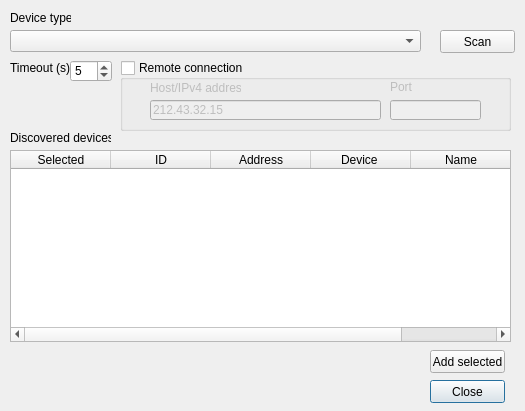
<?xml version="1.0" encoding="UTF-8"?>
<ui version="4.0">
 <class>CDiscoverDevices</class>
 <widget class="QDialog" name="CDiscoverDevices">
  <property name="windowModality">
   <enum>Qt::ApplicationModal</enum>
  </property>
  <property name="geometry">
   <rect>
    <x>0</x>
    <y>0</y>
    <width>525</width>
    <height>411</height>
   </rect>
  </property>
  <property name="windowTitle">
   <string>Smart RC -Discover devices</string>
  </property>
  <widget class="QComboBox" name="cmbDeviceType">
   <property name="geometry">
    <rect>
     <x>10</x>
     <y>30</y>
     <width>411</width>
     <height>22</height>
    </rect>
   </property>
  </widget>
  <widget class="QSpinBox" name="spnTimeOut">
   <property name="geometry">
    <rect>
     <x>70</x>
     <y>60</y>
     <width>42</width>
     <height>22</height>
    </rect>
   </property>
   <property name="frame">
    <bool>true</bool>
   </property>
   <property name="maximum">
    <number>60</number>
   </property>
   <property name="value">
    <number>5</number>
   </property>
  </widget>
  <widget class="QPushButton" name="pushButton_3">
   <property name="geometry">
    <rect>
     <x>430</x>
     <y>380</y>
     <width>75</width>
     <height>23</height>
    </rect>
   </property>
   <property name="text">
    <string>Close</string>
   </property>
  </widget>
  <widget class="QGroupBox" name="grpRemote">
   <property name="geometry">
    <rect>
     <x>120</x>
     <y>60</y>
     <width>391</width>
     <height>71</height>
    </rect>
   </property>
   <property name="title">
    <string>Remote connection</string>
   </property>
   <property name="checkable">
    <bool>true</bool>
   </property>
   <property name="checked">
    <bool>false</bool>
   </property>
   <widget class="QLineEdit" name="txtAddress">
    <property name="geometry">
     <rect>
      <x>30</x>
      <y>40</y>
      <width>231</width>
      <height>20</height>
     </rect>
    </property>
    <property name="text">
     <string>212.43.32.15</string>
    </property>
   </widget>
   <widget class="QLineEdit" name="txtPort">
    <property name="geometry">
     <rect>
      <x>270</x>
      <y>40</y>
      <width>91</width>
      <height>20</height>
     </rect>
    </property>
   </widget>
   <widget class="QLabel" name="label_3">
    <property name="geometry">
     <rect>
      <x>30</x>
      <y>20</y>
      <width>91</width>
      <height>16</height>
     </rect>
    </property>
    <property name="text">
     <string>&lt;html&gt;&lt;head/&gt;&lt;body&gt;&lt;p&gt;Host/IPv4 address&lt;/p&gt;&lt;/body&gt;&lt;/html&gt;</string>
    </property>
   </widget>
   <widget class="QLabel" name="label_4">
    <property name="geometry">
     <rect>
      <x>270</x>
      <y>20</y>
      <width>47</width>
      <height>13</height>
     </rect>
    </property>
    <property name="text">
     <string>Port</string>
    </property>
   </widget>
  </widget>
  <widget class="QPushButton" name="pushButton">
   <property name="geometry">
    <rect>
     <x>440</x>
     <y>30</y>
     <width>75</width>
     <height>23</height>
    </rect>
   </property>
   <property name="text">
    <string>Scan</string>
   </property>
  </widget>
  <widget class="QLabel" name="label_2">
   <property name="geometry">
    <rect>
     <x>10</x>
     <y>60</y>
     <width>61</width>
     <height>16</height>
    </rect>
   </property>
   <property name="text">
    <string>Timeout (s)</string>
   </property>
  </widget>
  <widget class="QPushButton" name="btnAddSelect">
   <property name="geometry">
    <rect>
     <x>430</x>
     <y>350</y>
     <width>75</width>
     <height>23</height>
    </rect>
   </property>
   <property name="text">
    <string>Add selected</string>
   </property>
  </widget>
  <widget class="QTableWidget" name="tbvDiscovered">
   <property name="geometry">
    <rect>
     <x>10</x>
     <y>150</y>
     <width>501</width>
     <height>192</height>
    </rect>
   </property>
   <property name="editTriggers">
    <set>QAbstractItemView::NoEditTriggers</set>
   </property>
   <property name="selectionMode">
    <enum>QAbstractItemView::SingleSelection</enum>
   </property>
   <property name="selectionBehavior">
    <enum>QAbstractItemView::SelectRows</enum>
   </property>
   <column>
    <property name="text">
     <string>Selected</string>
    </property>
   </column>
   <column>
    <property name="text">
     <string>ID</string>
    </property>
   </column>
   <column>
    <property name="text">
     <string>Address</string>
    </property>
   </column>
   <column>
    <property name="text">
     <string>Device </string>
    </property>
   </column>
   <column>
    <property name="text">
     <string>Name</string>
    </property>
   </column>
  </widget>
  <widget class="QLabel" name="label_5">
   <property name="geometry">
    <rect>
     <x>10</x>
     <y>130</y>
     <width>101</width>
     <height>16</height>
    </rect>
   </property>
   <property name="text">
    <string>Discovered devices</string>
   </property>
  </widget>
  <widget class="QLabel" name="label">
   <property name="geometry">
    <rect>
     <x>10</x>
     <y>10</y>
     <width>61</width>
     <height>16</height>
    </rect>
   </property>
   <property name="text">
    <string>&lt;html&gt;&lt;head/&gt;&lt;body&gt;&lt;p&gt;Device type&lt;/p&gt;&lt;/body&gt;&lt;/html&gt;</string>
   </property>
  </widget>
 </widget>
 <resources/>
 <connections/>
</ui>
